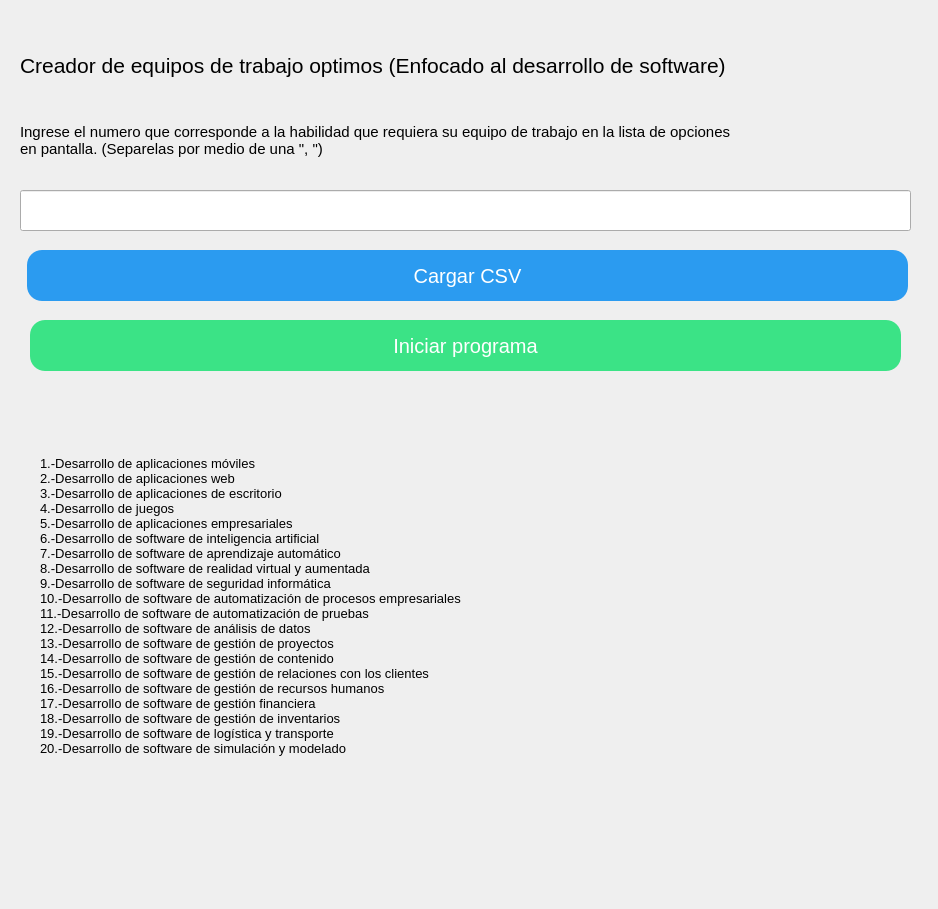
<?xml version="1.0" encoding="UTF-8"?>
<ui version="4.0">
 <class>Form</class>
 <widget class="QWidget" name="Form">
  <property name="geometry">
   <rect>
    <x>0</x>
    <y>0</y>
    <width>938</width>
    <height>909</height>
   </rect>
  </property>
  <property name="palette">
   <palette>
    <active/>
    <inactive/>
    <disabled/>
   </palette>
  </property>
  <property name="windowTitle">
   <string>CETS</string>
  </property>
  <property name="styleSheet">
   <string notr="true"/>
  </property>
  <widget class="QLabel" name="titulo">
   <property name="geometry">
    <rect>
     <x>20</x>
     <y>50</y>
     <width>911</width>
     <height>31</height>
    </rect>
   </property>
   <property name="font">
    <font>
     <pointsize>16</pointsize>
    </font>
   </property>
   <property name="text">
    <string>Creador de equipos de trabajo optimos (Enfocado al desarrollo de software)</string>
   </property>
  </widget>
  <widget class="QLabel" name="instrucciones">
   <property name="geometry">
    <rect>
     <x>20</x>
     <y>110</y>
     <width>861</width>
     <height>61</height>
    </rect>
   </property>
   <property name="font">
    <font>
     <pointsize>11</pointsize>
    </font>
   </property>
   <property name="text">
    <string>Ingrese el numero que corresponde a la habilidad que requiera su equipo de trabajo en la lista de opciones 
en pantalla. (Separelas por medio de una &quot;, &quot;)</string>
   </property>
  </widget>
  <widget class="QLineEdit" name="habilidades">
   <property name="geometry">
    <rect>
     <x>20</x>
     <y>190</y>
     <width>891</width>
     <height>41</height>
    </rect>
   </property>
   <property name="font">
    <font>
     <pointsize>10</pointsize>
    </font>
   </property>
  </widget>
  <widget class="QPushButton" name="iniciarPrograma">
   <property name="geometry">
    <rect>
     <x>30</x>
     <y>320</y>
     <width>871</width>
     <height>51</height>
    </rect>
   </property>
   <property name="styleSheet">
    <string notr="true">position: absolute;
width: 308px;
height: 38px;
left: 246px;
top: 234px;

background: #3be386;
border-radius: 15px;

font-family: 'Fredoka';
font-style: normal;
font-weight: 400;
font-size: 20px;
line-height: 24px;
text-align: center;

color: #FFFFFF;</string>
   </property>
   <property name="text">
    <string>Iniciar programa</string>
   </property>
  </widget>
  <widget class="QPushButton" name="cargarCSV">
   <property name="geometry">
    <rect>
     <x>27</x>
     <y>250</y>
     <width>881</width>
     <height>51</height>
    </rect>
   </property>
   <property name="palette">
    <palette>
     <active>
      <colorrole role="WindowText">
       <brush brushstyle="SolidPattern">
        <color alpha="255">
         <red>255</red>
         <green>255</green>
         <blue>255</blue>
        </color>
       </brush>
      </colorrole>
      <colorrole role="Button">
       <brush brushstyle="SolidPattern">
        <color alpha="255">
         <red>43</red>
         <green>155</green>
         <blue>240</blue>
        </color>
       </brush>
      </colorrole>
      <colorrole role="Text">
       <brush brushstyle="SolidPattern">
        <color alpha="255">
         <red>255</red>
         <green>255</green>
         <blue>255</blue>
        </color>
       </brush>
      </colorrole>
      <colorrole role="ButtonText">
       <brush brushstyle="SolidPattern">
        <color alpha="255">
         <red>255</red>
         <green>255</green>
         <blue>255</blue>
        </color>
       </brush>
      </colorrole>
      <colorrole role="Base">
       <brush brushstyle="SolidPattern">
        <color alpha="255">
         <red>43</red>
         <green>155</green>
         <blue>240</blue>
        </color>
       </brush>
      </colorrole>
      <colorrole role="Window">
       <brush brushstyle="SolidPattern">
        <color alpha="255">
         <red>43</red>
         <green>155</green>
         <blue>240</blue>
        </color>
       </brush>
      </colorrole>
      <colorrole role="PlaceholderText">
       <brush brushstyle="NoBrush">
        <color alpha="128">
         <red>255</red>
         <green>255</green>
         <blue>255</blue>
        </color>
       </brush>
      </colorrole>
     </active>
     <inactive>
      <colorrole role="WindowText">
       <brush brushstyle="SolidPattern">
        <color alpha="255">
         <red>255</red>
         <green>255</green>
         <blue>255</blue>
        </color>
       </brush>
      </colorrole>
      <colorrole role="Button">
       <brush brushstyle="SolidPattern">
        <color alpha="255">
         <red>43</red>
         <green>155</green>
         <blue>240</blue>
        </color>
       </brush>
      </colorrole>
      <colorrole role="Text">
       <brush brushstyle="SolidPattern">
        <color alpha="255">
         <red>255</red>
         <green>255</green>
         <blue>255</blue>
        </color>
       </brush>
      </colorrole>
      <colorrole role="ButtonText">
       <brush brushstyle="SolidPattern">
        <color alpha="255">
         <red>255</red>
         <green>255</green>
         <blue>255</blue>
        </color>
       </brush>
      </colorrole>
      <colorrole role="Base">
       <brush brushstyle="SolidPattern">
        <color alpha="255">
         <red>43</red>
         <green>155</green>
         <blue>240</blue>
        </color>
       </brush>
      </colorrole>
      <colorrole role="Window">
       <brush brushstyle="SolidPattern">
        <color alpha="255">
         <red>43</red>
         <green>155</green>
         <blue>240</blue>
        </color>
       </brush>
      </colorrole>
      <colorrole role="PlaceholderText">
       <brush brushstyle="NoBrush">
        <color alpha="128">
         <red>255</red>
         <green>255</green>
         <blue>255</blue>
        </color>
       </brush>
      </colorrole>
     </inactive>
     <disabled>
      <colorrole role="WindowText">
       <brush brushstyle="SolidPattern">
        <color alpha="255">
         <red>255</red>
         <green>255</green>
         <blue>255</blue>
        </color>
       </brush>
      </colorrole>
      <colorrole role="Button">
       <brush brushstyle="SolidPattern">
        <color alpha="255">
         <red>43</red>
         <green>155</green>
         <blue>240</blue>
        </color>
       </brush>
      </colorrole>
      <colorrole role="Text">
       <brush brushstyle="SolidPattern">
        <color alpha="255">
         <red>255</red>
         <green>255</green>
         <blue>255</blue>
        </color>
       </brush>
      </colorrole>
      <colorrole role="ButtonText">
       <brush brushstyle="SolidPattern">
        <color alpha="255">
         <red>255</red>
         <green>255</green>
         <blue>255</blue>
        </color>
       </brush>
      </colorrole>
      <colorrole role="Base">
       <brush brushstyle="SolidPattern">
        <color alpha="255">
         <red>43</red>
         <green>155</green>
         <blue>240</blue>
        </color>
       </brush>
      </colorrole>
      <colorrole role="Window">
       <brush brushstyle="SolidPattern">
        <color alpha="255">
         <red>43</red>
         <green>155</green>
         <blue>240</blue>
        </color>
       </brush>
      </colorrole>
      <colorrole role="PlaceholderText">
       <brush brushstyle="NoBrush">
        <color alpha="128">
         <red>255</red>
         <green>255</green>
         <blue>255</blue>
        </color>
       </brush>
      </colorrole>
     </disabled>
    </palette>
   </property>
   <property name="styleSheet">
    <string notr="true">position: absolute;
width: 308px;
height: 38px;
left: 246px;
top: 234px;

background: #2b9bf0;
border-radius: 15px;

font-family: 'Fredoka';
font-style: normal;
font-weight: 400;
font-size: 20px;
line-height: 24px;
text-align: center;

color: #FFFFFF;</string>
   </property>
   <property name="text">
    <string>Cargar CSV</string>
   </property>
  </widget>
  <widget class="QLabel" name="label">
   <property name="geometry">
    <rect>
     <x>40</x>
     <y>390</y>
     <width>811</width>
     <height>431</height>
    </rect>
   </property>
   <property name="font">
    <font>
     <pointsize>10</pointsize>
    </font>
   </property>
   <property name="styleSheet">
    <string notr="true"/>
   </property>
   <property name="text">
    <string>1.-Desarrollo de aplicaciones móviles
2.-Desarrollo de aplicaciones web
3.-Desarrollo de aplicaciones de escritorio
4.-Desarrollo de juegos
5.-Desarrollo de aplicaciones empresariales
6.-Desarrollo de software de inteligencia artificial
7.-Desarrollo de software de aprendizaje automático
8.-Desarrollo de software de realidad virtual y aumentada
9.-Desarrollo de software de seguridad informática
10.-Desarrollo de software de automatización de procesos empresariales
11.-Desarrollo de software de automatización de pruebas
12.-Desarrollo de software de análisis de datos
13.-Desarrollo de software de gestión de proyectos
14.-Desarrollo de software de gestión de contenido
15.-Desarrollo de software de gestión de relaciones con los clientes
16.-Desarrollo de software de gestión de recursos humanos
17.-Desarrollo de software de gestión financiera
18.-Desarrollo de software de gestión de inventarios
19.-Desarrollo de software de logística y transporte
20.-Desarrollo de software de simulación y modelado</string>
   </property>
  </widget>
  <widget class="QLabel" name="estado">
   <property name="geometry">
    <rect>
     <x>30</x>
     <y>850</y>
     <width>621</width>
     <height>31</height>
    </rect>
   </property>
   <property name="font">
    <font>
     <pointsize>11</pointsize>
    </font>
   </property>
   <property name="text">
    <string/>
   </property>
  </widget>
 </widget>
 <resources/>
 <connections/>
</ui>
